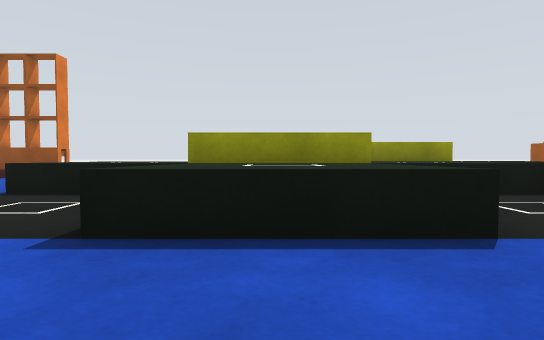
View 1 (above)

14 first-person views from a walk through a Gazebo world. The camera is 0.23 m above the floor, tilts 2° down and sees 80° across. The floor is counted in squares, 0.5 m on a side. Each view is taken from the middle of a square. On the plan, view 1 faces up. The plan holds only what a view shows up to about 9 squares ahead; the rest is blank.

View 2
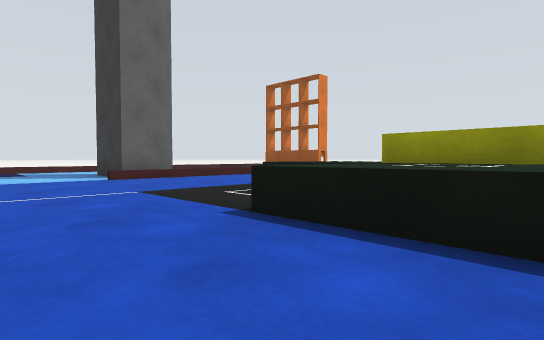

View 3
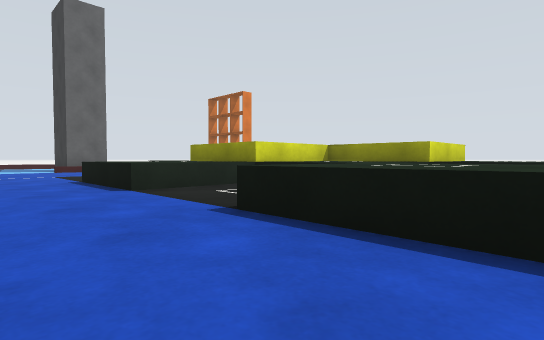

View 4
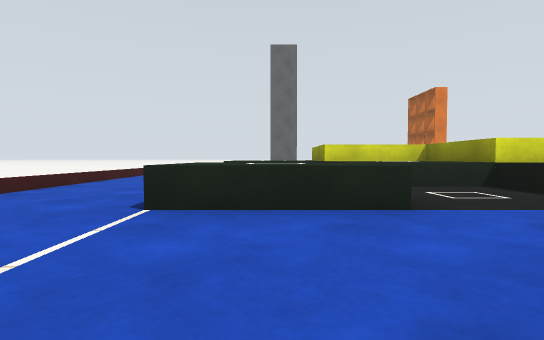

View 5
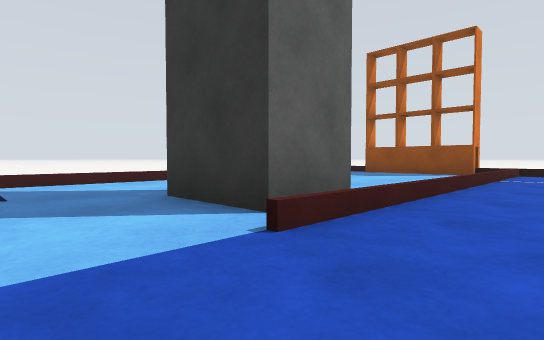

View 6
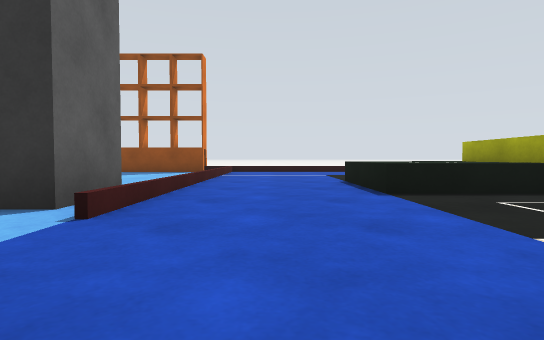

View 7
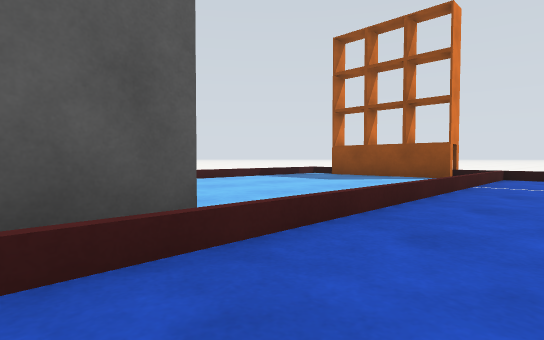

View 8
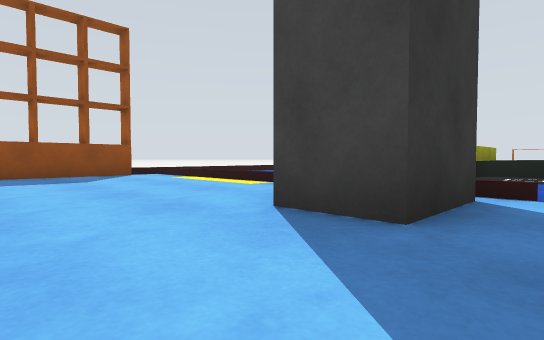

View 9
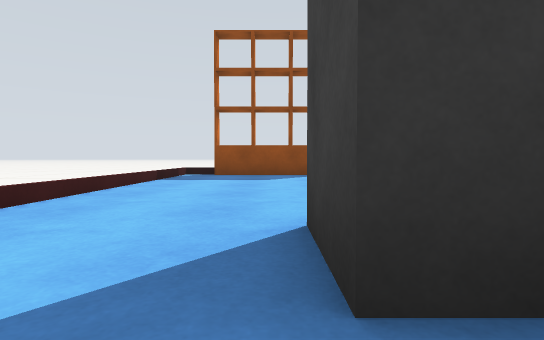

View 10
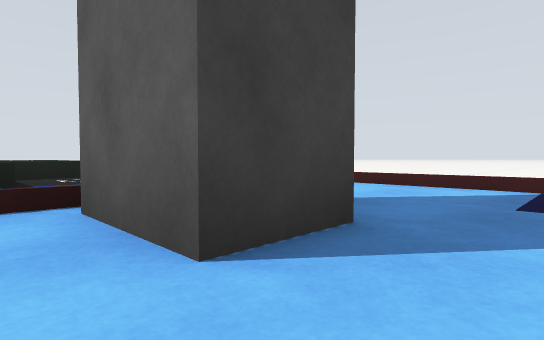

View 11
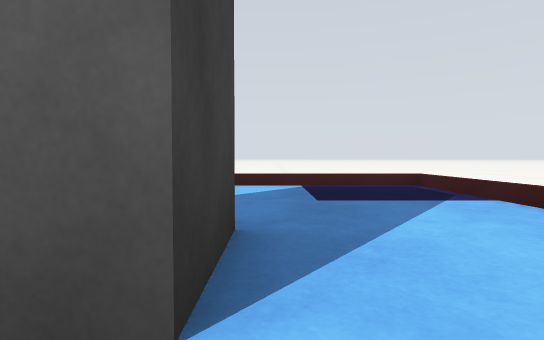

View 12
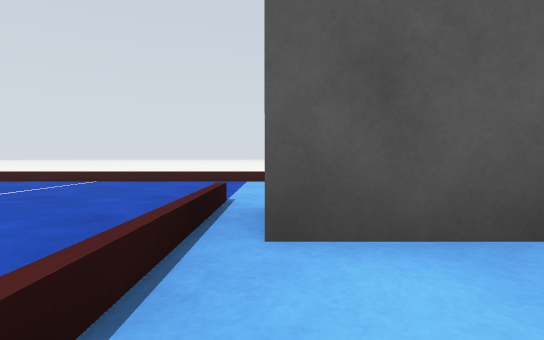

View 13
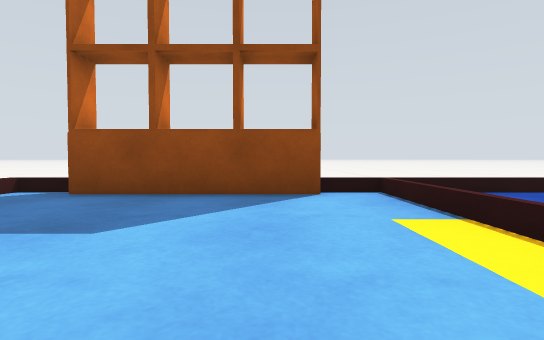

View 14
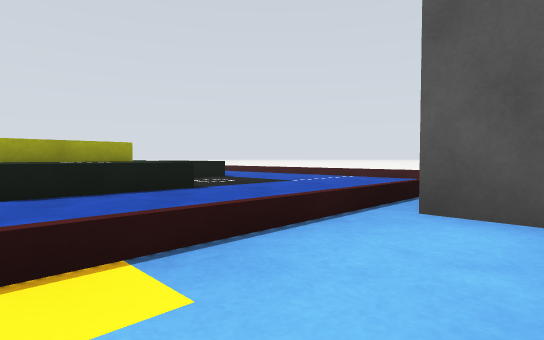

### Floor plan
Ten units are one square. View 1 is at (0, 0); x grows to the right and y downward. Boxes are objects, and circles mark ways between rooms. Rooms are numbered by the first view taken in them; rooms with no view inside come last. Other rooms are left out.
<svg viewBox="-120 -120 190 131">
<path fill="none" stroke="#000" d="M-11 -19 -11 -49M-70 -42 -70 -29 -88 -29M13 -67 13 -19M36 -43 -35 -43M-35 -43 -35 -68M0 6 49 6M13 -19 -11 -19M-64 -76 -64 -24M-115 -26 -115 6 -15 6M61 -19 36 -19M56 -67 13 -67M37 -90 37 -46M-11 -49 -11 -84M61 -44 61 -19M-64 -115 -64 -76M-88 -29 -88 -42 -70 -42M-72 -112 -106 -112M-108 -115 -115 -115 -115 -26M-65 -24 -65 -115M-50 -115 -75 -115"/>
<circle cx="-45" cy="-65" r="3" fill="#2a7"/>
<circle cx="65" cy="-5" r="3" fill="#2a7"/>
<circle cx="-105" cy="-35" r="3" fill="#2a7"/>
<text x="-30" y="-20">1</text>
<text x="50" y="-60">2</text>
<text x="-90" y="-70">3</text>
</svg>
Room 1 opens to room 2. Room 1 opens to room 3.

Where each view was taken, in squares from view 1:
view 1: 0 up, 0 right, facing up
view 2: 0 up, 1 right, facing up-left
view 3: 0 up, 6 right, facing up-left
view 4: 3 up, 9 right, facing left
view 5: 1 up, 5 left, facing up-left
view 6: 0 up, 5 left, facing up
view 7: 3 up, 5 left, facing up-left
view 8: 2 up, 11 left, facing up-right
view 9: 2 up, 9 left, facing up
view 10: 5 up, 10 left, facing down-right
view 11: 5 up, 9 left, facing down
view 12: 6 up, 7 left, facing down
view 13: 7 up, 8 left, facing up
view 14: 7 up, 8 left, facing down-right
